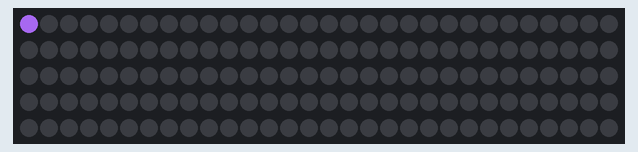
This sketch was run on a simulated Arduino Uno, built with avr-gcc and run on an emulated ATmega328P. Parts: 150 RGB LEDs in strip order, left to right, continuing on the next row. Random numbers use the default seed unless the sketch sets one; what the sketch prints to the serial monitor is not drawn.

Above: at 0.16 s.
At 4.88 s:
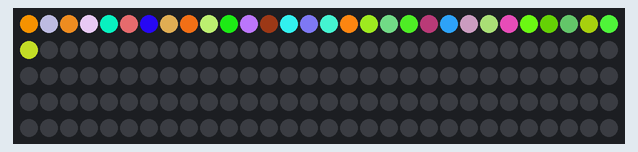
At 9.91 s:
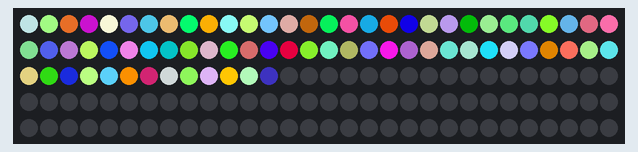
At 19.66 s:
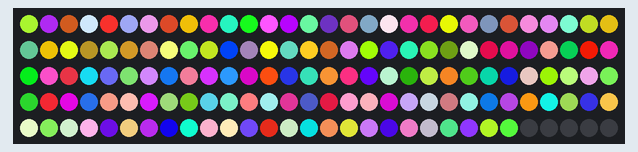
At 29.09 s:
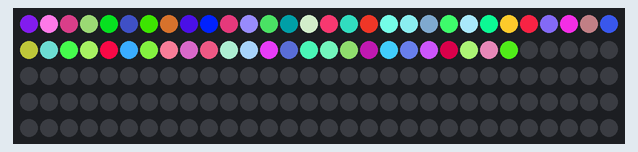
At 39.47 s:
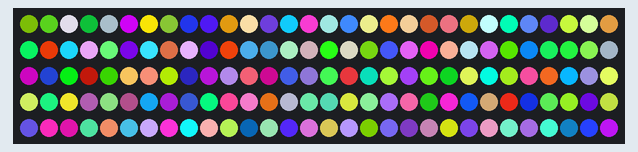

The sketch:

main.ino
```cpp
#include  "FastLED.h"
#include <time.h>
#include <stdlib.h>


#define NUM_LEDS 150
#define DELAY 20
CRGB leds[NUM_LEDS];
void setup() {
  // initialize digital pin LED_BUILTIN as an output.
  FastLED.addLeds<NEOPIXEL, 16>(leds, NUM_LEDS);
  srand(time(NULL));
    Serial.begin(115200); // open the serial port at 9600 bps:
    Serial.print("Hello world xd\n");
}

// the loop function runs over and over again forever
void loop() {
    for(int i = 0;i<NUM_LEDS;i++){
	// leds[i] = CRGB::Blue; FastLED.show(); delay(DELAY);
    leds[i].red = randomColor();
    leds[i].green = randomColor();
    leds[i].blue = randomColor();
    // leds[i].red = 255;
    // leds[i].green = 255;
    // leds[i].blue = 255;
    FastLED.show();
    delay(DELAY);
    // leds[i] = CRGB::Gray;
	// leds[i] = CRGB::Black; FastLED.show(); delay(DELAY); //black
    }
        for(int i = 0;i<NUM_LEDS;i++){
            leds[i] = CRGB::Black;
        }
    // for(int i = NUM_LEDS; i<NUM_LEDS;i++){
	// leds[i] = CRGB::Blue; FastLED.show(); delay(DELAY);
	// // leds[i] = CRGB::Black; FastLED.show(); delay(DELAY);        //black
    // }

}


uint8_t randomColor(){
    uint8_t randomColorPart = rand() % 255 + 0;
    // uint8_t randomG = rand() % 255 + 0;
    // uint8_t randomB = rand() % 255 + 0;
    // Serial.println("chuj");
    return randomColorPart;
}


// void setColor(uint8_t r,uint8_t g, uint8_t b){

// }
```
